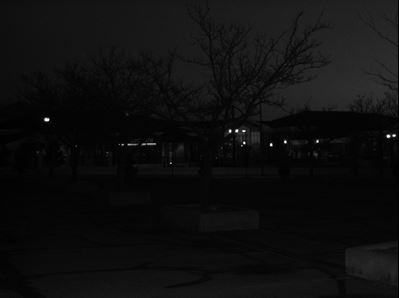
#> input picture Assignment 2/EE604-Assign2-pictures/cctv1.JPG, 399 x 298 px
$ python gutter.py EE604-Assign2-pictures/cctv1.JPG   (older library calls are emulated)
#> lines starting #> are read from the running program, lines starting #| are printed output that depends on the picture
import cv2
import numpy as np
from PIL import Image
from PIL import ImageEnhance
import matplotlib.pyplot as plt
from numpy import asarray
import sys

input_string = str(sys.argv[1])

img = cv2.imread(input_string)
#> img is the input picture: shape (298, 399, 3); min 0, max 255, mean 14.8

#a failed attempt to write gaussian blur function
def padding(img, size):
    row = img.shape[0]
    col = img.shape[1]
    new_img = np.zeros(shape = (row + size, col + size))
    size = int(size/2)
    for i in range(size,row+size):
        for j in range(size,col+size):
            new_img[i][j] = img[i-size][j-size]
    new_img = new_img.astype(int)
    return new_img

def convolve(img, kernel):
    row = img.shape[0]
    col = img.shape[1]
    temp_img = padding(img, kernel.shape[0] - 1)
    result = np.zeros(shape = (row, col))
    size = kernel.shape[0]
    for i in range(row):
        for j in range(col):
            matrix = temp_img[i:i+size,j:j+size]
            result[i][j] = np.sum(np.multiply(matrix,kernel))
    return result


def gauss_blur(img, gamma, ksize):
    kernel = np.array([[0.00291502, 0.01306423, 0.02153928, 0.01306423, 0.00291502],
[0.01306423, 0.05854983, 0.09653235, 0.05854983, 0.01306423],
[0.02153928, 0.09653235, 0.15915494, 0.09653235, 0.02153928],
[0.01306423, 0.05854983, 0.09653235, 0.05854983, 0.01306423],
[0.00291502, 0.01306423, 0.02153928, 0.01306423, 0.00291502]])
    blur_img = convolve(img, kernel)
    return blur_img

#result = gauss_blur(img,157,5)

#creating pseudo self-image that cast shadows of greed-ego
result = cv2.GaussianBlur(img,(201,201),31)
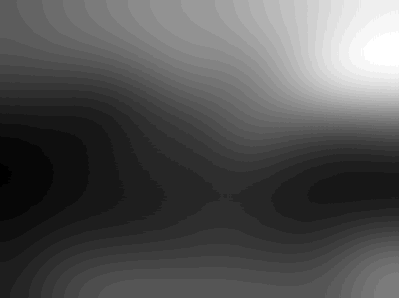
#> result: shape (298, 399, 3); min 4, max 37, mean 14.8; drawn with min black and max white

row = img.shape[0]
#> row = 298
col = img.shape[1]
#> col = 399

#following the enlightened beings like Buddha
tt = np.zeros(shape = (row, col, 3))
for i in range(row):
    for j in range(col):
        for k in range(3):
            tt[i][j][k] = 1.0 * (1/result[i][j][k]) * img[i][j][k]
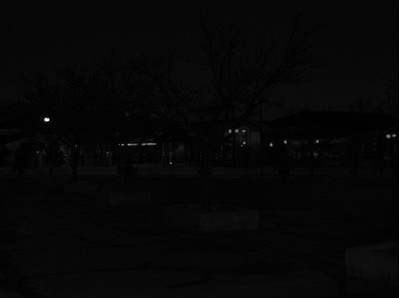
#> tt: shape (298, 399, 3) float64; min 0, max 36.43, mean 1; drawn with min black and max white

#enhancing our spirit
tt = cv2.normalize(tt,None, alpha=50, beta=255, norm_type=cv2.NORM_MINMAX, dtype=cv2.CV_8UC1)
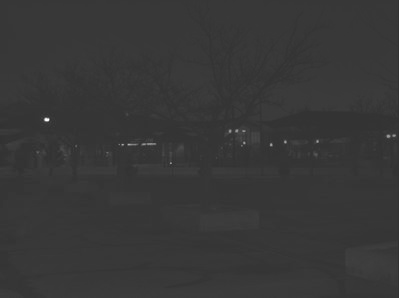
#> tt: shape (298, 399, 3); min 50, max 255, mean 55.4

def adjust_brightness(input_image, factor):
#> called with factor = 1.1
    enhancer_object = ImageEnhance.Brightness(input_image)
    out = enhancer_object.enhance(factor)
    return out

tt = Image.fromarray(tt)
tt = adjust_brightness(tt, 1.1)
tt = asarray(tt)
cv2.imwrite('cleaned-gutter.jpg', tt)

$ run again, on Assignment 2/EE604-Assign2-pictures/cctv4.JPG
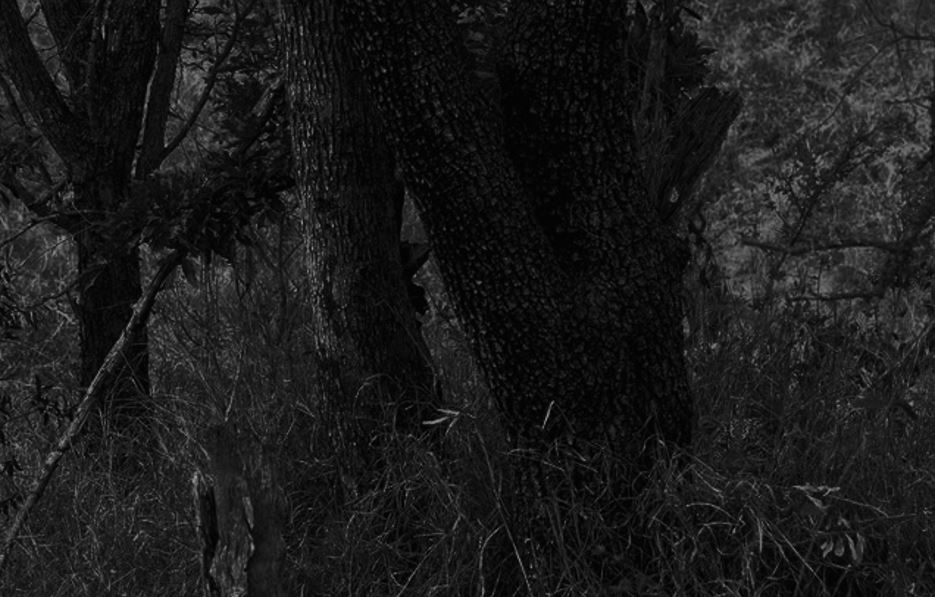
#> input picture Assignment 2/EE604-Assign2-pictures/cctv4.JPG, 935 x 597 px
#> img is the input picture: shape (597, 935, 3); min 0, max 158, mean 26.9
#> after the loop `for i in range(row):`:
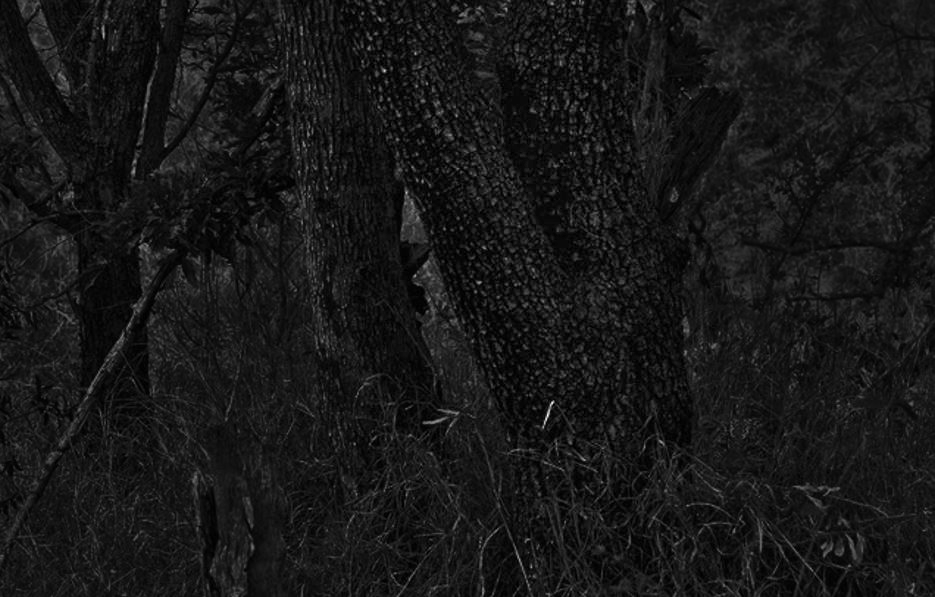
#> tt: shape (597, 935, 3) float64; min 0, max 10.5, mean 0.979; drawn with min black and max white
#> `tt = cv2.normalize(tt,None, alpha=50, beta=255, norm_type=cv2.NORM_MIN..`:
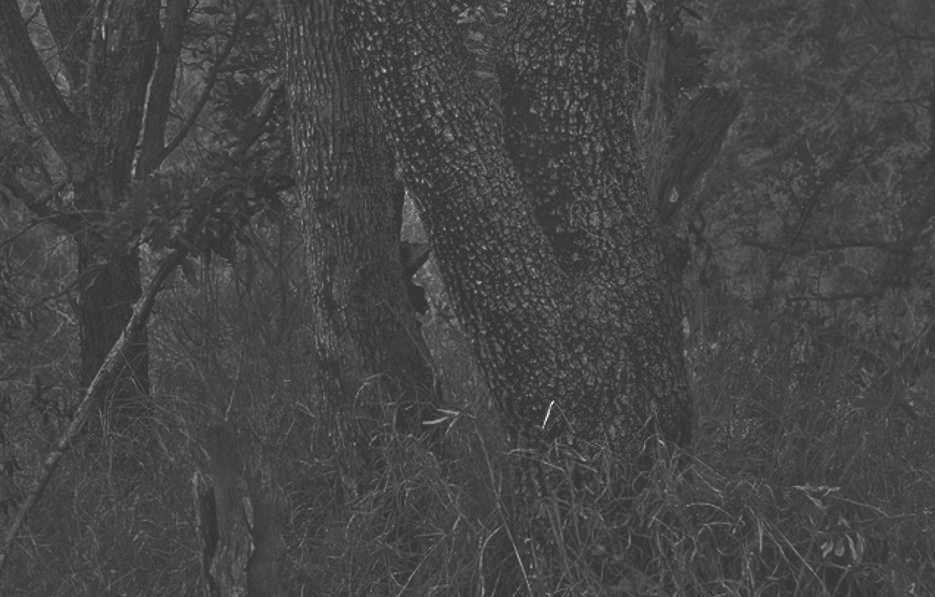
#> tt: shape (597, 935, 3); min 50, max 255, mean 69.1
